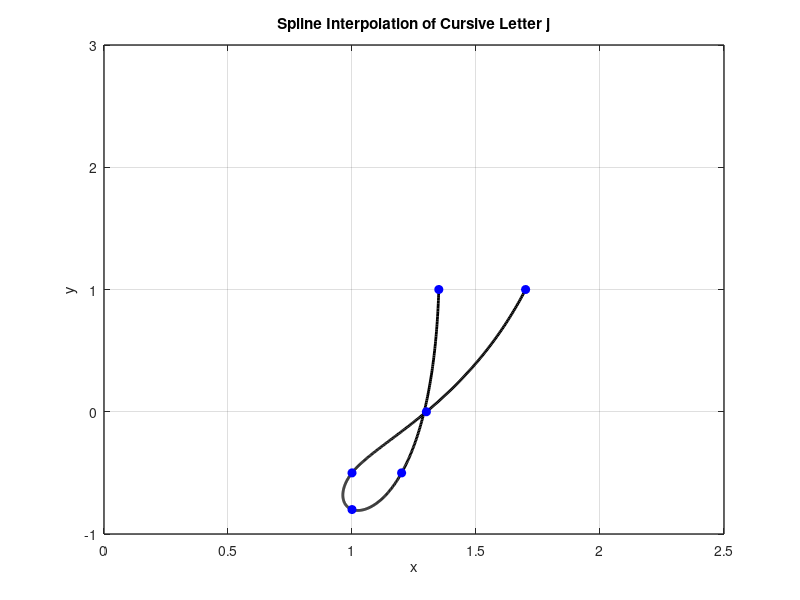

MATLAB code to generate this figure:
x = [1.35 1.2 1 1 1.3 1.7];
y = [1 -0.5 -0.8 -0.5 0 1];

n = length(x);
t = 0:n-1; % Parametric coordinate t
tt = 0:0.01:n-1; % More dense coordinate tt for spline interpolation

% Compute spline interpolation
xx = spline(t, x, tt);
yy = spline(t, y, tt);

% Plot settings
figure(1)
plot(xx, yy, 'k', 'LineWidth', 2) % plot spline
hold on
plot(x, y, 'bo', 'MarkerFaceColor', 'b') % plot data points
axis([0 2.5 -1 3])
grid on
title('Spline Interpolation of Cursive Letter j')
xlabel('x')
ylabel('y')
set(gca, 'FontSize', 10, 'LineWidth', 1)
grid on